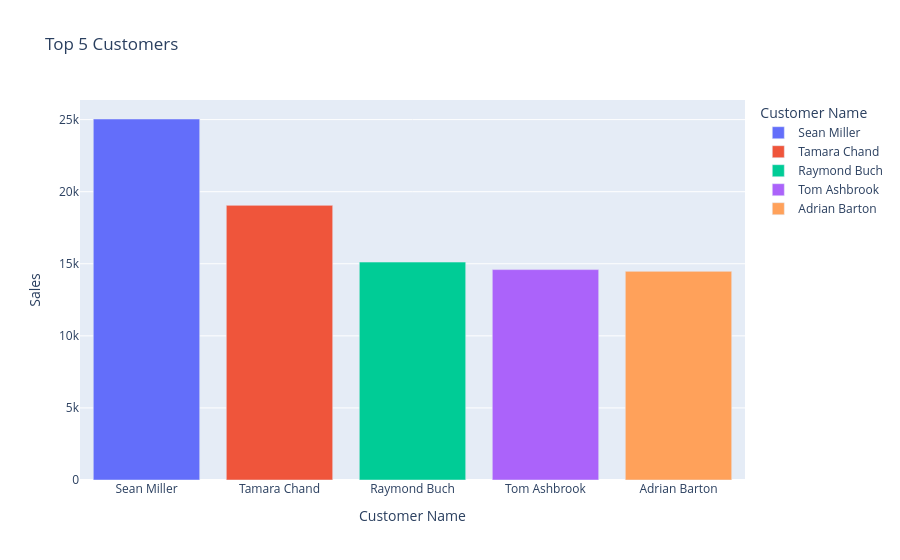

Here is the notebook cell this chart was saved with:
### Code cell
top_customers=df.groupby("Customer Name")["Sales"].sum().sort_values(ascending=False).head(5).reset_index()

fig=px.bar(top_customers,
           x="Customer Name",
           y="Sales",
           title="Top 5 Customers",
           color="Customer Name")
fig.show()

### Figure 1 — Plotly figure (JSON) as saved in the notebook; plotly's stock layout.template omitted (floating-point values rounded to 4 significant figures)
{"data": [{"hovertemplate": "Customer Name=%{x}<br>Sales=%{y}<extra></extra>", "legendgroup": "Sean Miller", "marker": {"color": "#636efa", "pattern": {"shape": ""}}, "name": "Sean Miller", "orientation": "v", "showlegend": true, "textposition": "auto", "type": "bar", "x": ["Sean Miller"], "xaxis": "x", "y": [25040.0], "yaxis": "y"}, {"hovertemplate": "Customer Name=%{x}<br>Sales=%{y}<extra></extra>", "legendgroup": "Tamara Chand", "marker": {"color": "#EF553B", "pattern": {"shape": ""}}, "name": "Tamara Chand", "orientation": "v", "showlegend": true, "textposition": "auto", "type": "bar", "x": ["Tamara Chand"], "xaxis": "x", "y": [19050.0], "yaxis": "y"}, {"hovertemplate": "Customer Name=%{x}<br>Sales=%{y}<extra></extra>", "legendgroup": "Raymond Buch", "marker": {"color": "#00cc96", "pattern": {"shape": ""}}, "name": "Raymond Buch", "orientation": "v", "showlegend": true, "textposition": "auto", "type": "bar", "x": ["Raymond Buch"], "xaxis": "x", "y": [15120.0], "yaxis": "y"}, {"hovertemplate": "Customer Name=%{x}<br>Sales=%{y}<extra></extra>", "legendgroup": "Tom Ashbrook", "marker": {"color": "#ab63fa", "pattern": {"shape": ""}}, "name": "Tom Ashbrook", "orientation": "v", "showlegend": true, "textposition": "auto", "type": "bar", "x": ["Tom Ashbrook"], "xaxis": "x", "y": [14600.0], "yaxis": "y"}, {"hovertemplate": "Customer Name=%{x}<br>Sales=%{y}<extra></extra>", "legendgroup": "Adrian Barton", "marker": {"color": "#FFA15A", "pattern": {"shape": ""}}, "name": "Adrian Barton", "orientation": "v", "showlegend": true, "textposition": "auto", "type": "bar", "x": ["Adrian Barton"], "xaxis": "x", "y": [14470.0], "yaxis": "y"}], "layout": {"barmode": "relative", "legend": {"title": {"text": "Customer Name"}, "tracegroupgap": 0}, "title": {"text": "Top 5 Customers"}, "xaxis": {"anchor": "y", "categoryarray": ["Sean Miller", "Tamara Chand", "Raymond Buch", "Tom Ashbrook", "Adrian Barton"], "categoryorder": "array", "domain": [0, 1], "title": {"text": "Customer Name"}}, "yaxis": {"anchor": "x", "domain": [0, 1], "title": {"text": "Sales"}}}}
